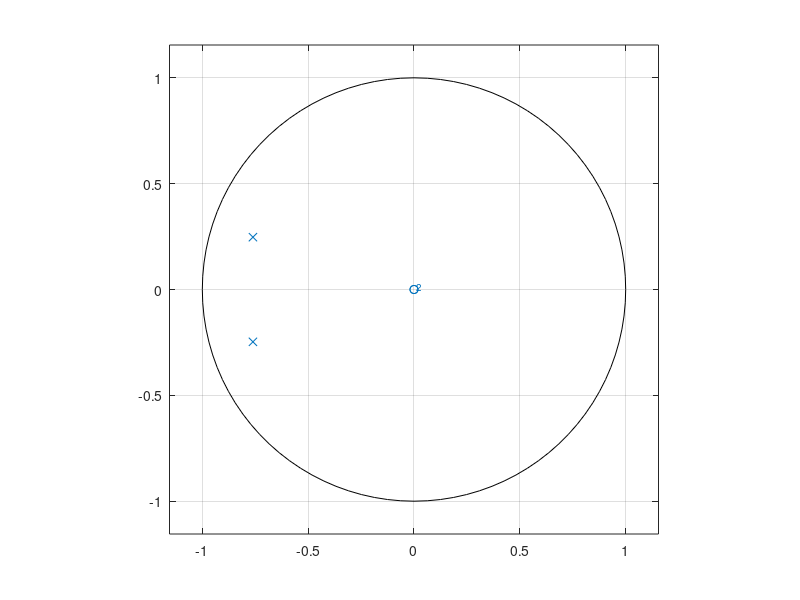

This figure's MATLAB source:
%f = 1; 

%T= 1/f; 

%w = 2*pi*f; 

wT = linspace(0,pi,1000);
w0T = 0.9.*pi; 


%r = 0.01;
r = 0.1;
r1 = 0.5;
r2 = 0.8;
r3 = 0.001;
r4 = 100;
B1 = [1,(-r*(exp(1i*w0T)+exp(-1i*w0T))),r^2]; 
B2 = [1,(-r1*(exp(1i*w0T)+exp(-1i*w0T))),r1^2];
B3 = [1,(-r2*(exp(1i*w0T)+exp(-1i*w0T))),r2^2];
B4 = [1,(-r3*(exp(1i*w0T)+exp(-1i*w0T))),r3^2];
B5 = [1,(-r4*(exp(1i*w0T)+exp(-1i*w0T))),r4^2];
A1 = [1,0,0]; 

u=roots(A1);
o=roots(B1);
o1=roots(B2);
o2=roots(B3);
o3=roots(B4);
o4=roots(B5);



H1 = freqz(A1,B1,wT); 
H2 = freqz(B1,A1,wT); 

%zplane(u,o); 
%zplane(u,o1);
zplane(u,o2);
%zplane(u,o3); 
%zplane(u,o4);



%plot(wT,abs(H1))

%plot(wT,abs(H2))

